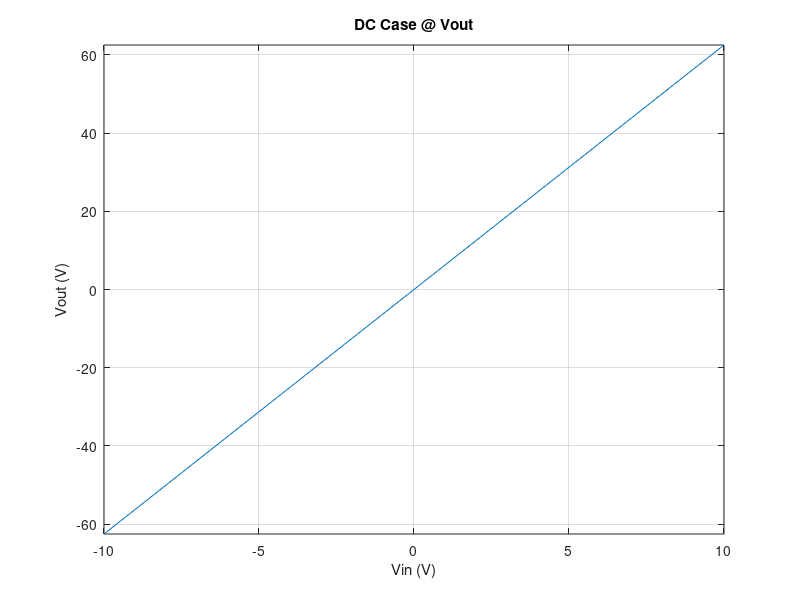
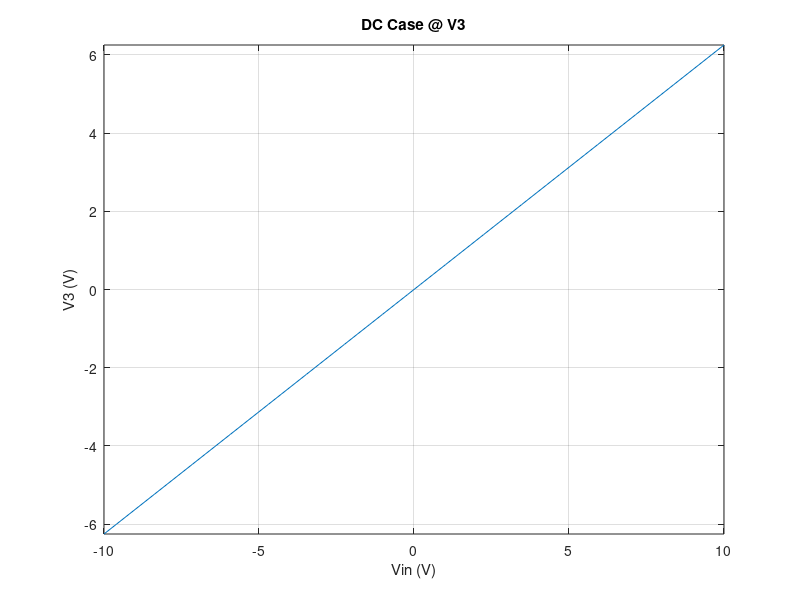
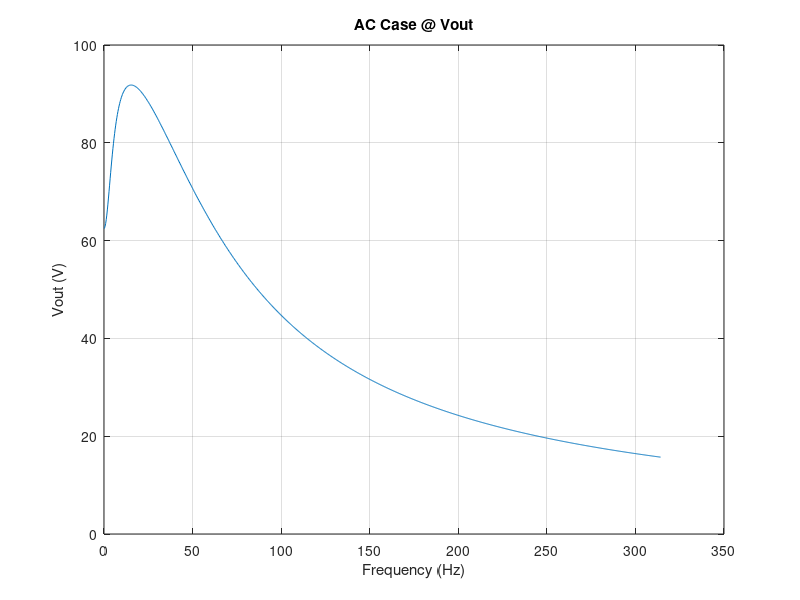
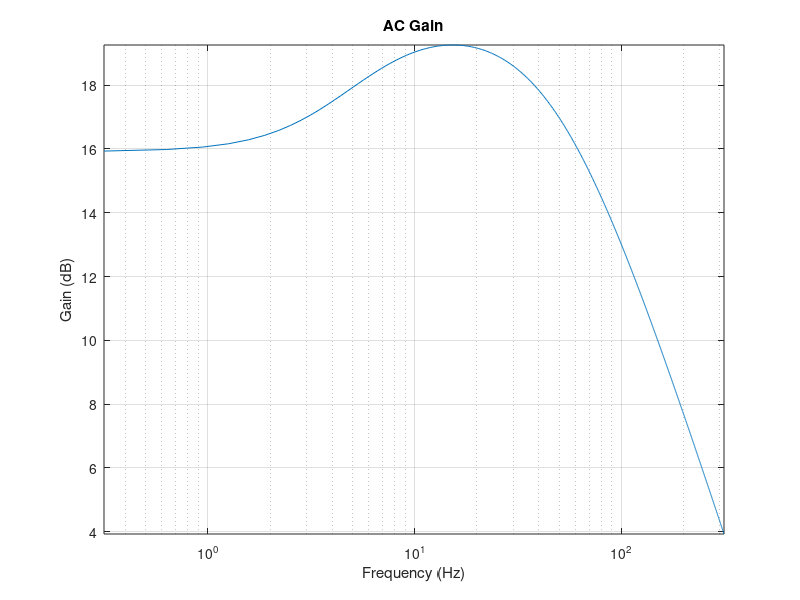

The MATLAB script that drew these images, in order: (Note: this script raises an error after producing the figures.)
%{
Author: Maharshi Gurjar 
ELEC 4700 MNA Building
%}
clc; close all; clear;
set(0, 'DefaultFigureWindowStyle', 'docked')
%a) DC
%Generate MNA Matrix
G = [1/1 -1/1 0 0 0 1 0 0 ; 
    -1/1 (1/1+1/2) 0 0 0 0 1 0; 
    0 0 1/10 0 0 0 -1 0;
    0 0 0 1/0.1 -1/0.1 0 0 1;
    0 0 0 -1/0.1 (1/0.1+1/1000) 0 0 0;
    1 0 0 0 0 0 0 0;
    0 1 -1 0 0 0 0 0;
    0 0 (-100/10) 1 0 0 0 0
    ];

C = [0.25 -0.25 0 0 0 0 0 0;
    -0.25 0.25 0 0 0 0 0 0;
    0 0 0 0 0 0 0 0;
    0 0 0 0 0 0 0 0;
    0 0 0 0 0 0 0 0;
    0 0 0 0 0 0 0 0;
    0 0 0 0 0 0 -0.2 0;
    0 0 0 0 0 0 0 0];

F = zeros(8,1);
% 2A DC Sweep
vin = linspace(-10,10,50);
vout = zeros(50,1);
v3 = zeros(50,1);
for i = 1:length(vin)
    F(6) = vin(i);
    V = G\F;
    v3(i) = V(3);
    vout(i) = V(5);
end
%Plot the DC vin and vout @ vout
figure(1)
plot(vin,vout)
xlabel('Vin (V)')
ylabel('Vout (V)')
title('DC Case @ Vout')
axis tight
grid on;
%Plot the DC vin and vout @ V3
figure(2)
plot(vin,v3)
xlabel('Vin (V)')
ylabel('V3 (V)')
title('DC Case @ V3')
axis tight
grid on;

%b) AC 

w = 2*pi* linspace(0,50,1000); 
vout = zeros(1000,1);
gain = zeros(1000,1);

for n = 1:1000
    s = 1i*w(n);
    A = G + (s.*C) ;
    V = A\F;
    vout(n) = abs(V(5)); 
    gain(n) = 20*log10(abs(vout(n))/abs(V(1)));
end
%Plot the transient analysis
figure(3);
plot(w,vout)
xlabel('Frequency (Hz)')
ylabel('Vout (V)')
title('AC Case @ Vout')
grid on;
%plot AC gain in dB
figure(4)
plot(w,gain)
xlabel('Frequency (Hz)')
ylabel('Gain (dB)')
title('AC Gain')
axis tight;
set(gca,'XScale','log');
grid on; 

%c) Pertubations of C

figure(5);
vout = zeros(1000,1);
gain = zeros(1000,1);

for n=1:1000
    p = 0.05*randn();
    C(1, 1)= 0.25*p;
    C(2, 2)= 0.25*p;
    C(1, 2)= -0.25*p;
    C(2, 1)= -0.25*p;
    s = 2*pi;
    A = G + (s.*C) ;
    V = A\F;
    vout(n) = abs(V(5)); 
    gain(n) = 20*log10(abs(vout(n))/abs(V(1)));
end
histogram(gain,100);
title('Gain (Random C)');
xlabel('Gain (dB)');
ylabel('Counts');
axis tight;
grid on;